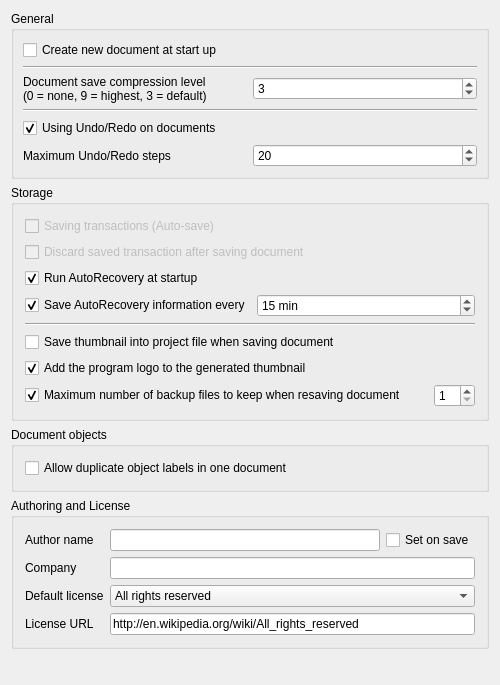
<?xml version="1.0" encoding="UTF-8"?>
<ui version="4.0">
 <class>Gui::Dialog::DlgSettingsDocument</class>
 <widget class="QWidget" name="Gui::Dialog::DlgSettingsDocument">
  <property name="geometry">
   <rect>
    <x>0</x>
    <y>0</y>
    <width>500</width>
    <height>685</height>
   </rect>
  </property>
  <property name="windowTitle">
   <string>Document</string>
  </property>
  <layout class="QGridLayout" name="gridLayout_3">
   <item row="4" column="0">
    <spacer>
     <property name="orientation">
      <enum>Qt::Vertical</enum>
     </property>
     <property name="sizeHint" stdset="0">
      <size>
       <width>429</width>
       <height>37</height>
      </size>
     </property>
    </spacer>
   </item>
   <item row="0" column="0">
    <widget class="QGroupBox" name="GroupBox5">
     <property name="title">
      <string>General</string>
     </property>
     <layout class="QGridLayout" name="gridLayout_4">
      <property name="margin">
       <number>9</number>
      </property>
      <property name="spacing">
       <number>6</number>
      </property>
      <item row="2" column="0">
       <layout class="QHBoxLayout">
        <property name="spacing">
         <number>6</number>
        </property>
        <property name="margin">
         <number>0</number>
        </property>
        <item>
         <widget class="QLabel" name="textLabel1">
          <property name="text">
           <string>Document save compression level
(0 = none, 9 = highest, 3 = default)</string>
          </property>
         </widget>
        </item>
        <item>
         <widget class="Gui::PrefSpinBox" name="prefCompression">
          <property name="value">
           <number>3</number>
          </property>
          <property name="prefEntry" stdset="0">
           <cstring>CompressionLevel</cstring>
          </property>
          <property name="prefPath" stdset="0">
           <cstring>Document</cstring>
          </property>
         </widget>
        </item>
       </layout>
      </item>
      <item row="5" column="0">
       <layout class="QHBoxLayout">
        <property name="spacing">
         <number>6</number>
        </property>
        <property name="margin">
         <number>0</number>
        </property>
        <item>
         <widget class="QLabel" name="textLabel1_2">
          <property name="text">
           <string>Maximum Undo/Redo steps</string>
          </property>
         </widget>
        </item>
        <item>
         <widget class="Gui::PrefSpinBox" name="prefUndoRedoSize">
          <property name="value">
           <number>20</number>
          </property>
          <property name="prefEntry" stdset="0">
           <cstring>MaxUndoSize</cstring>
          </property>
          <property name="prefPath" stdset="0">
           <cstring>Document</cstring>
          </property>
         </widget>
        </item>
       </layout>
      </item>
      <item row="0" column="0">
       <widget class="Gui::PrefCheckBox" name="prefCheckNewDoc">
        <property name="text">
         <string>Create new document at start up</string>
        </property>
        <property name="checked">
         <bool>false</bool>
        </property>
        <property name="prefEntry" stdset="0">
         <cstring>CreateNewDoc</cstring>
        </property>
        <property name="prefPath" stdset="0">
         <cstring>Document</cstring>
        </property>
       </widget>
      </item>
      <item row="1" column="0">
       <widget class="Line" name="line1">
        <property name="frameShape">
         <enum>QFrame::HLine</enum>
        </property>
        <property name="frameShadow">
         <enum>QFrame::Sunken</enum>
        </property>
        <property name="orientation">
         <enum>Qt::Horizontal</enum>
        </property>
       </widget>
      </item>
      <item row="3" column="0">
       <widget class="Line" name="line1_2">
        <property name="frameShape">
         <enum>QFrame::HLine</enum>
        </property>
        <property name="frameShadow">
         <enum>QFrame::Sunken</enum>
        </property>
        <property name="orientation">
         <enum>Qt::Horizontal</enum>
        </property>
       </widget>
      </item>
      <item row="4" column="0">
       <widget class="Gui::PrefCheckBox" name="prefUndoRedo">
        <property name="text">
         <string>Using Undo/Redo on documents</string>
        </property>
        <property name="checked">
         <bool>true</bool>
        </property>
        <property name="prefEntry" stdset="0">
         <cstring>UsingUndo</cstring>
        </property>
        <property name="prefPath" stdset="0">
         <cstring>Document</cstring>
        </property>
       </widget>
      </item>
     </layout>
    </widget>
   </item>
   <item row="1" column="0">
    <widget class="QGroupBox" name="groupBox">
     <property name="title">
      <string>Storage</string>
     </property>
     <layout class="QGridLayout" name="gridLayout_2">
      <item row="0" column="0">
       <widget class="Gui::PrefCheckBox" name="prefSaveTransaction">
        <property name="enabled">
         <bool>false</bool>
        </property>
        <property name="text">
         <string>Saving transactions (Auto-save)</string>
        </property>
        <property name="prefEntry" stdset="0">
         <cstring>SaveTransactions</cstring>
        </property>
        <property name="prefPath" stdset="0">
         <cstring>Document</cstring>
        </property>
       </widget>
      </item>
      <item row="1" column="0">
       <widget class="Gui::PrefCheckBox" name="prefDiscardTransaction">
        <property name="enabled">
         <bool>false</bool>
        </property>
        <property name="text">
         <string>Discard saved transaction after saving document</string>
        </property>
        <property name="prefEntry" stdset="0">
         <cstring>TransactionsDiscard</cstring>
        </property>
        <property name="prefPath" stdset="0">
         <cstring>Document</cstring>
        </property>
       </widget>
      </item>
      <item row="2" column="0">
       <widget class="Gui::PrefCheckBox" name="prefRecovery">
        <property name="text">
         <string>Run AutoRecovery at startup</string>
        </property>
        <property name="checked">
         <bool>true</bool>
        </property>
        <property name="prefEntry" stdset="0">
         <cstring>RecoveryEnabled</cstring>
        </property>
        <property name="prefPath" stdset="0">
         <cstring>Document</cstring>
        </property>
       </widget>
      </item>
      <item row="3" column="0">
       <layout class="QHBoxLayout" name="horizontalLayout">
        <item>
         <widget class="Gui::PrefCheckBox" name="prefAutoSaveEnabled">
          <property name="text">
           <string>Save AutoRecovery information every</string>
          </property>
          <property name="checked">
           <bool>true</bool>
          </property>
          <property name="prefEntry" stdset="0">
           <cstring>AutoSaveEnabled</cstring>
          </property>
          <property name="prefPath" stdset="0">
           <cstring>Document</cstring>
          </property>
         </widget>
        </item>
        <item>
         <widget class="Gui::PrefSpinBox" name="prefAutoSaveTimeout">
          <property name="suffix">
           <string notr="true"> min</string>
          </property>
          <property name="minimum">
           <number>1</number>
          </property>
          <property name="maximum">
           <number>60</number>
          </property>
          <property name="value">
           <number>15</number>
          </property>
          <property name="prefEntry" stdset="0">
           <cstring>AutoSaveTimeout</cstring>
          </property>
          <property name="prefPath" stdset="0">
           <cstring>Document</cstring>
          </property>
         </widget>
        </item>
       </layout>
      </item>
      <item row="4" column="0">
       <widget class="Line" name="line1_2_3">
        <property name="frameShape">
         <enum>QFrame::HLine</enum>
        </property>
        <property name="frameShadow">
         <enum>QFrame::Sunken</enum>
        </property>
        <property name="orientation">
         <enum>Qt::Horizontal</enum>
        </property>
       </widget>
      </item>
      <item row="5" column="0">
       <widget class="Gui::PrefCheckBox" name="prefSaveThumbnail">
        <property name="text">
         <string>Save thumbnail into project file when saving document</string>
        </property>
        <property name="prefEntry" stdset="0">
         <cstring>SaveThumbnail</cstring>
        </property>
        <property name="prefPath" stdset="0">
         <cstring>Document</cstring>
        </property>
       </widget>
      </item>
      <item row="7" column="0">
       <layout class="QHBoxLayout">
        <property name="spacing">
         <number>6</number>
        </property>
        <property name="margin">
         <number>0</number>
        </property>
        <item>
         <widget class="Gui::PrefCheckBox" name="prefSaveBackupFiles">
          <property name="text">
           <string>Maximum number of backup files to keep when resaving document</string>
          </property>
          <property name="checked">
           <bool>true</bool>
          </property>
          <property name="prefEntry" stdset="0">
           <cstring>CreateBackupFiles</cstring>
          </property>
          <property name="prefPath" stdset="0">
           <cstring>Document</cstring>
          </property>
         </widget>
        </item>
        <item>
         <spacer>
          <property name="orientation">
           <enum>Qt::Horizontal</enum>
          </property>
          <property name="sizeType">
           <enum>QSizePolicy::Maximum</enum>
          </property>
          <property name="sizeHint" stdset="0">
           <size>
            <width>91</width>
            <height>20</height>
           </size>
          </property>
         </spacer>
        </item>
        <item>
         <widget class="Gui::PrefSpinBox" name="prefCountBackupFiles">
          <property name="minimum">
           <number>1</number>
          </property>
          <property name="prefEntry" stdset="0">
           <cstring>CountBackupFiles</cstring>
          </property>
          <property name="prefPath" stdset="0">
           <cstring>Document</cstring>
          </property>
         </widget>
        </item>
       </layout>
      </item>
      <item row="6" column="0">
       <widget class="Gui::PrefCheckBox" name="prefAddLogo">
        <property name="text">
         <string>Add the program logo to the generated thumbnail</string>
        </property>
        <property name="checked">
         <bool>true</bool>
        </property>
        <property name="prefEntry" stdset="0">
         <cstring>AddThumbnailLogo</cstring>
        </property>
        <property name="prefPath" stdset="0">
         <cstring>Document</cstring>
        </property>
       </widget>
      </item>
     </layout>
    </widget>
   </item>
   <item row="2" column="0">
    <widget class="QGroupBox" name="groupBox_2">
     <property name="title">
      <string>Document objects</string>
     </property>
     <layout class="QGridLayout" name="gridLayout">
      <item row="0" column="0">
       <widget class="Gui::PrefCheckBox" name="prefDuplicateLabel">
        <property name="text">
         <string>Allow duplicate object labels in one document</string>
        </property>
        <property name="prefEntry" stdset="0">
         <cstring>DuplicateLabels</cstring>
        </property>
        <property name="prefPath" stdset="0">
         <cstring>Document</cstring>
        </property>
       </widget>
      </item>
     </layout>
    </widget>
   </item>
   <item row="3" column="0">
    <widget class="QGroupBox" name="groupBox_3">
     <property name="title">
      <string>Authoring and License</string>
     </property>
     <layout class="QGridLayout" name="gridLayout_5">
      <item row="0" column="0">
       <widget class="QLabel" name="label_3">
        <property name="text">
         <string>Author name</string>
        </property>
       </widget>
      </item>
      <item row="0" column="1">
       <widget class="Gui::PrefLineEdit" name="prefAuthor">
        <property name="toolTip">
         <string>&lt;html&gt;&lt;head/&gt;&lt;body&gt;&lt;p&gt;The name to use on document creation.&lt;/p&gt;&lt;p&gt;Keep blank for anonymous.&lt;/p&gt;&lt;p&gt;You can also use the form:&lt;/p&gt;&lt;p&gt;John Doe &amp;lt;john@doe.com&amp;gt;&lt;/p&gt;&lt;/body&gt;&lt;/html&gt;</string>
        </property>
        <property name="prefEntry" stdset="0">
         <cstring>prefAuthor</cstring>
        </property>
        <property name="prefPath" stdset="0">
         <cstring>Document</cstring>
        </property>
       </widget>
      </item>
      <item row="0" column="2">
       <widget class="Gui::PrefCheckBox" name="prefSetAuthorOnSave">
        <property name="toolTip">
         <string>If this is checked, the &quot;Last modified by&quot; field will be set when saving the file</string>
        </property>
        <property name="text">
         <string>Set on save</string>
        </property>
        <property name="prefEntry" stdset="0">
         <cstring>prefSetAuthorOnSave</cstring>
        </property>
        <property name="prefPath" stdset="0">
         <cstring>Document</cstring>
        </property>
       </widget>
      </item>
      <item row="1" column="0">
       <widget class="QLabel" name="label_4">
        <property name="text">
         <string>Company</string>
        </property>
       </widget>
      </item>
      <item row="1" column="1" colspan="2">
       <widget class="Gui::PrefLineEdit" name="prefCompany">
        <property name="toolTip">
         <string>The default company to use for new files</string>
        </property>
        <property name="prefEntry" stdset="0">
         <cstring>prefCompany</cstring>
        </property>
        <property name="prefPath" stdset="0">
         <cstring>Document</cstring>
        </property>
       </widget>
      </item>
      <item row="2" column="0">
       <widget class="QLabel" name="label">
        <property name="text">
         <string>Default license</string>
        </property>
       </widget>
      </item>
      <item row="2" column="1" colspan="2">
       <widget class="Gui::PrefComboBox" name="prefLicenseType">
        <property name="enabled">
         <bool>true</bool>
        </property>
        <property name="toolTip">
         <string>The default license for new documents</string>
        </property>
        <property name="editable">
         <bool>false</bool>
        </property>
        <property name="prefEntry" stdset="0">
         <cstring>prefLicenseType</cstring>
        </property>
        <property name="prefPath" stdset="0">
         <cstring>Document</cstring>
        </property>
        <item>
         <property name="text">
          <string>All rights reserved</string>
         </property>
        </item>
        <item>
         <property name="text">
          <string>CreativeCommons Attribution</string>
         </property>
        </item>
        <item>
         <property name="text">
          <string>CreativeCommons Attribution-ShareAlike</string>
         </property>
        </item>
        <item>
         <property name="text">
          <string>CreativeCommons Attribution-NoDerivatives</string>
         </property>
        </item>
        <item>
         <property name="text">
          <string>CreativeCommons Attribution-NonCommercial</string>
         </property>
        </item>
        <item>
         <property name="text">
          <string>CreativeCommons Attribution-NonCommercial-ShareAlike</string>
         </property>
        </item>
        <item>
         <property name="text">
          <string>CreativeCommons Attribution-NonCommercial-NoDerivatives</string>
         </property>
        </item>
        <item>
         <property name="text">
          <string>Public Domain</string>
         </property>
        </item>
        <item>
         <property name="text">
          <string>FreeArt</string>
         </property>
        </item>
        <item>
         <property name="text">
          <string>Other</string>
         </property>
        </item>
       </widget>
      </item>
      <item row="3" column="0">
       <widget class="QLabel" name="label_2">
        <property name="text">
         <string>License URL</string>
        </property>
       </widget>
      </item>
      <item row="3" column="1" colspan="2">
       <widget class="Gui::PrefLineEdit" name="prefLicenseUrl">
        <property name="toolTip">
         <string>A URL where the user can find more details about the license</string>
        </property>
        <property name="text">
         <string notr="true">http://en.wikipedia.org/wiki/All_rights_reserved</string>
        </property>
        <property name="readOnly">
         <bool>false</bool>
        </property>
        <property name="prefEntry" stdset="0">
         <cstring>prefLicenseUrl</cstring>
        </property>
        <property name="prefPath" stdset="0">
         <cstring>Document</cstring>
        </property>
       </widget>
      </item>
     </layout>
    </widget>
   </item>
  </layout>
 </widget>
 <layoutdefault spacing="6" margin="11"/>
 <customwidgets>
  <customwidget>
   <class>Gui::PrefSpinBox</class>
   <extends>QSpinBox</extends>
   <header>Gui/PrefWidgets.h</header>
  </customwidget>
  <customwidget>
   <class>Gui::PrefCheckBox</class>
   <extends>QCheckBox</extends>
   <header>Gui/PrefWidgets.h</header>
  </customwidget>
  <customwidget>
   <class>Gui::PrefComboBox</class>
   <extends>QComboBox</extends>
   <header>Gui/PrefWidgets.h</header>
  </customwidget>
  <customwidget>
   <class>Gui::PrefLineEdit</class>
   <extends>QLineEdit</extends>
   <header>Gui/PrefWidgets.h</header>
  </customwidget>
 </customwidgets>
 <tabstops>
  <tabstop>prefCheckNewDoc</tabstop>
  <tabstop>prefCompression</tabstop>
  <tabstop>prefUndoRedo</tabstop>
  <tabstop>prefUndoRedoSize</tabstop>
  <tabstop>prefSaveTransaction</tabstop>
  <tabstop>prefDiscardTransaction</tabstop>
  <tabstop>prefSaveThumbnail</tabstop>
 </tabstops>
 <resources/>
 <connections>
  <connection>
   <sender>prefSaveBackupFiles</sender>
   <signal>toggled(bool)</signal>
   <receiver>prefCountBackupFiles</receiver>
   <slot>setEnabled(bool)</slot>
   <hints>
    <hint type="sourcelabel">
     <x>106</x>
     <y>325</y>
    </hint>
    <hint type="destinationlabel">
     <x>479</x>
     <y>326</y>
    </hint>
   </hints>
  </connection>
  <connection>
   <sender>prefAutoSaveEnabled</sender>
   <signal>toggled(bool)</signal>
   <receiver>prefAutoSaveTimeout</receiver>
   <slot>setEnabled(bool)</slot>
   <hints>
    <hint type="sourcelabel">
     <x>196</x>
     <y>253</y>
    </hint>
    <hint type="destinationlabel">
     <x>275</x>
     <y>254</y>
    </hint>
   </hints>
  </connection>
 </connections>
</ui>
